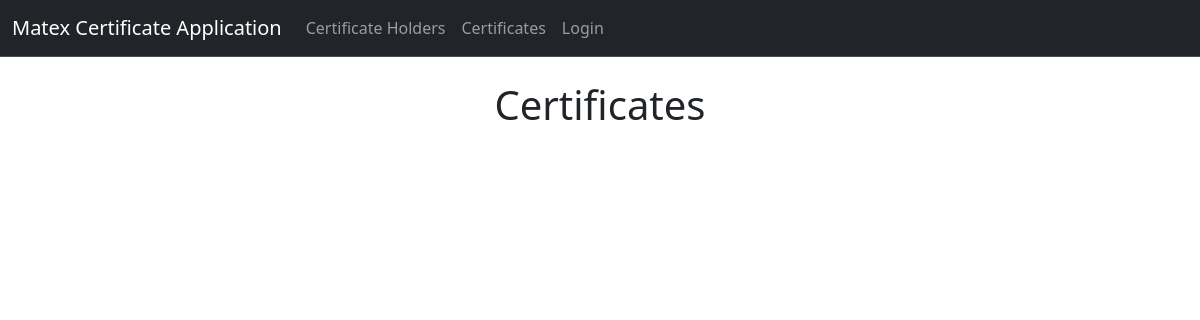
/certificates, run on an earlier commit of the app's database.
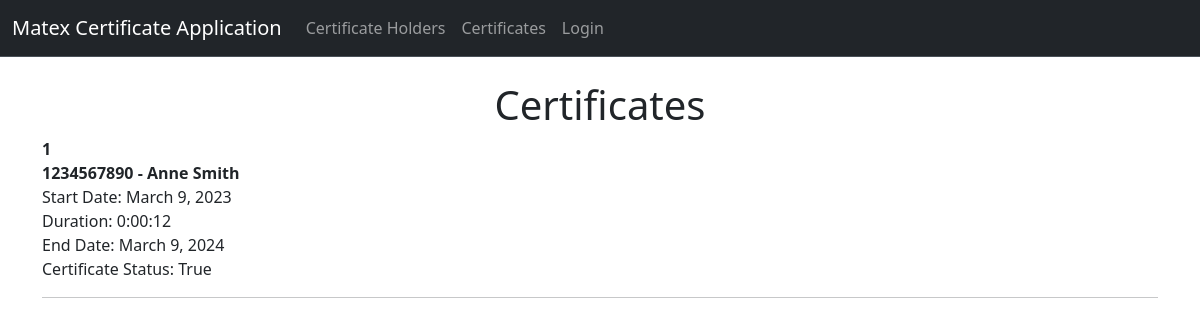
And on a later commit of the database.
### matex_app/models.py (models this page shows)
class CertificateInfo(models.Model):
    certificate_holder = models.ForeignKey(CertificateHolder,on_delete=models.CASCADE)
    certificate_number = models.AutoField(primary_key=True)
    certificate_start_date = models.DateField()
    certificate_duration = models.DurationField()
    certificate_expiration_date = models.DateField()
    certificate_active = models.BooleanField()

class CertificateHolder(models.Model):
    nhs_number = models.IntegerField(primary_key=True)
    first_name = models.CharField(max_length=50)
    last_name = models.CharField(max_length=50)
    email = models.EmailField()
    date_of_birth = models.DateField()
    def __str__(self):
        return str(self.nhs_number) + " - " + f'{self.first_name} {self.last_name}'

### matex_app/views.py (the view)
# urls.py: path('certificates', views.certificates, name='certificates'),
def certificates(request):
    all_certificates = CertificateInfo.objects.all()
    return render(request, 'certificates.html', {'certs': all_certificates})

### matex_app/templates/certificates.html
{% extends "base.html" %}
{% block content %}
<h1 class="text-center">Certificates</h1>
{% for cert in certs %}
    <strong>{{ cert.certificate_number }}</strong><br/>
    <strong>{{ cert.certificate_holder }}</strong> <br/>
    Start Date: {{ cert.certificate_start_date }}<br/>
    Duration: {{ cert.certificate_duration }}<br/>
    End Date: {{ cert.certificate_expiration_date }}<br/>
    Certificate Status: {{ cert.certificate_active }}
<hr/>
{% endfor %}
{% endblock content %}

What changed in the data, as far as the page shows it:
added CertificateInfo: certificate_number "1", certificate_holder "1234567890 - Anne Smith", certificate_start_date "March 9, 2023", certificate_duration "0:00:12", certificate_expiration_date "March 9, 2024", certificate_active "True"
